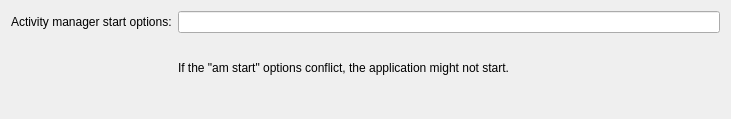
<?xml version="1.0" encoding="UTF-8"?>
<ui version="4.0">
 <class>Android::Internal::AndroidRunConfigurationWidget</class>
 <widget class="QWidget" name="Android::Internal::AndroidRunConfigurationWidget">
  <property name="geometry">
   <rect>
    <x>0</x>
    <y>0</y>
    <width>731</width>
    <height>119</height>
   </rect>
  </property>
  <property name="minimumSize">
   <size>
    <width>0</width>
    <height>0</height>
   </size>
  </property>
  <property name="windowTitle">
   <string/>
  </property>
  <layout class="QGridLayout" name="gridLayout">
   <property name="spacing">
    <number>-1</number>
   </property>
   <item row="1" column="0" colspan="2">
    <widget class="QLabel" name="label">
     <property name="text">
      <string>Activity manager start options:</string>
     </property>
    </widget>
   </item>
   <item row="2" column="1">
    <widget class="QLabel" name="m_warningIconLabel">
     <property name="sizePolicy">
      <sizepolicy hsizetype="Maximum" vsizetype="Preferred">
       <horstretch>0</horstretch>
       <verstretch>0</verstretch>
      </sizepolicy>
     </property>
     <property name="text">
      <string/>
     </property>
    </widget>
   </item>
   <item row="2" column="0">
    <spacer name="horizontalSpacer">
     <property name="orientation">
      <enum>Qt::Horizontal</enum>
     </property>
     <property name="sizeType">
      <enum>QSizePolicy::Preferred</enum>
     </property>
     <property name="sizeHint" stdset="0">
      <size>
       <width>0</width>
       <height>0</height>
      </size>
     </property>
    </spacer>
   </item>
   <item row="3" column="0" colspan="3">
    <spacer name="verticalSpacer">
     <property name="orientation">
      <enum>Qt::Vertical</enum>
     </property>
     <property name="sizeType">
      <enum>QSizePolicy::Fixed</enum>
     </property>
     <property name="sizeHint" stdset="0">
      <size>
       <width>20</width>
       <height>12</height>
      </size>
     </property>
    </spacer>
   </item>
   <item row="2" column="2">
    <widget class="QLabel" name="label_3">
     <property name="text">
      <string>If the "am start" options conflict, the application might not start.</string>
     </property>
    </widget>
   </item>
   <item row="1" column="2">
    <widget class="QLineEdit" name="m_amStartArgsEdit"/>
   </item>
  </layout>
 </widget>
 <resources/>
 <connections/>
</ui>
